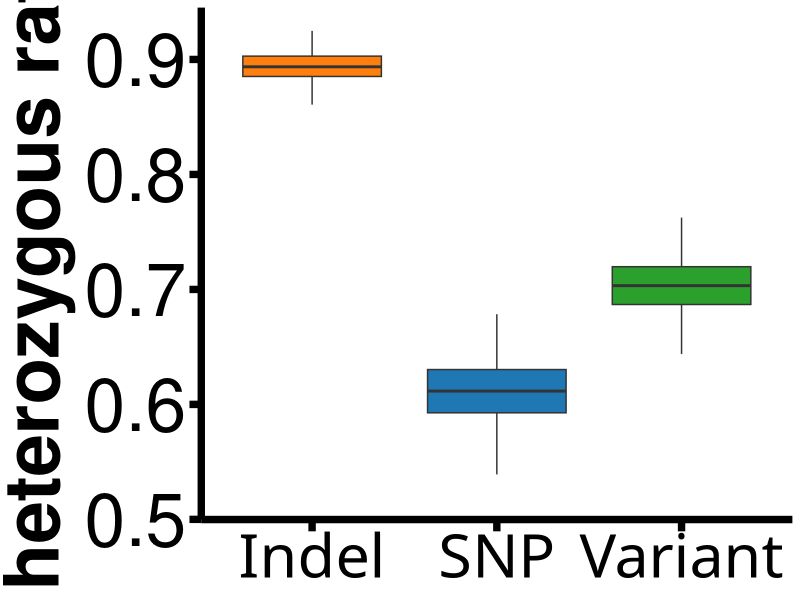
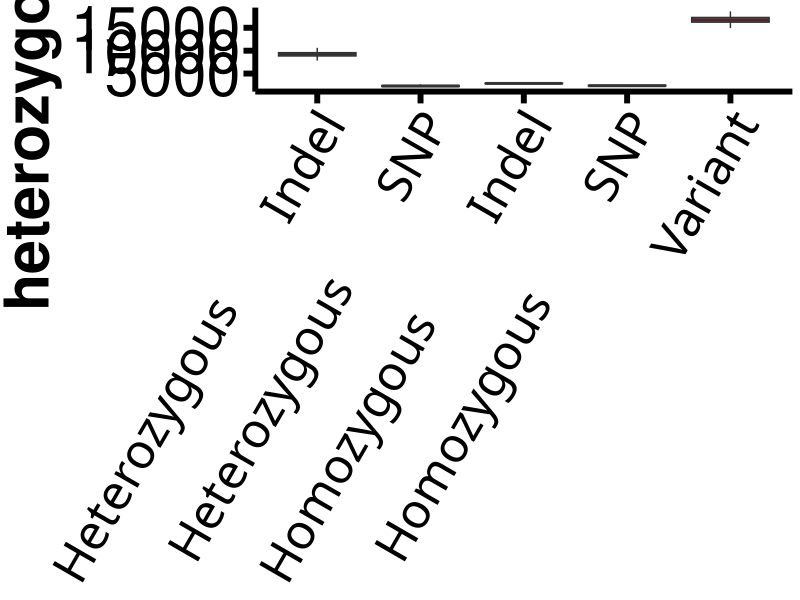
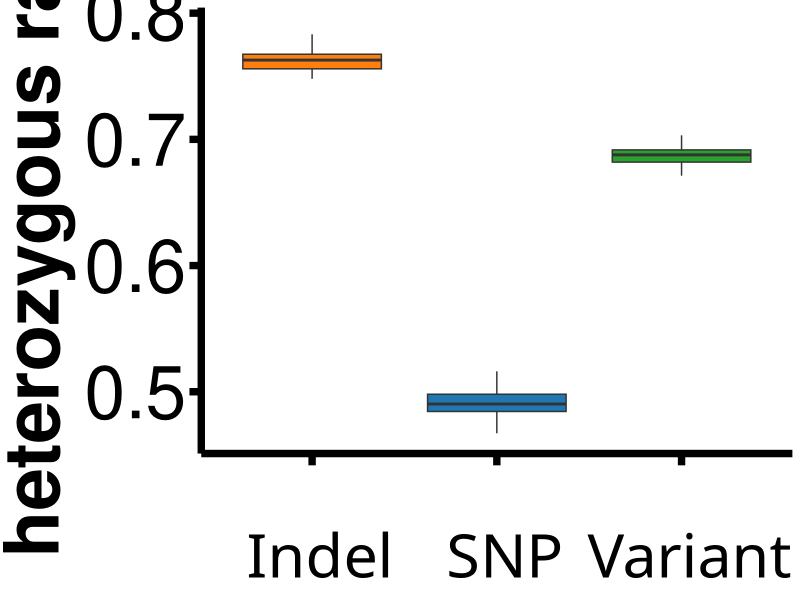
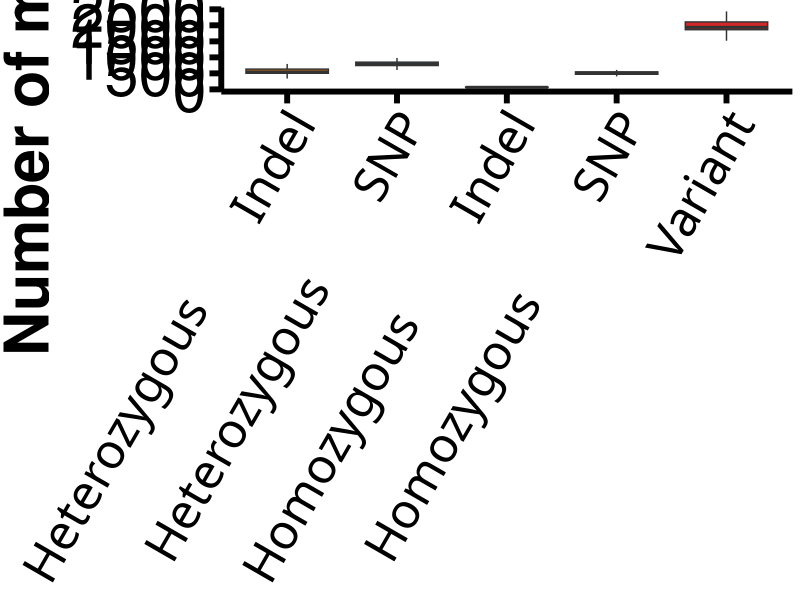
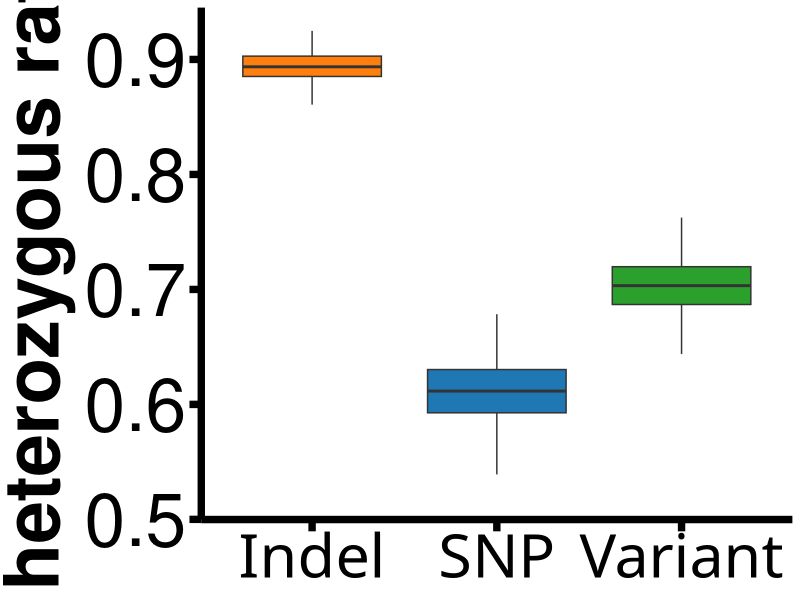
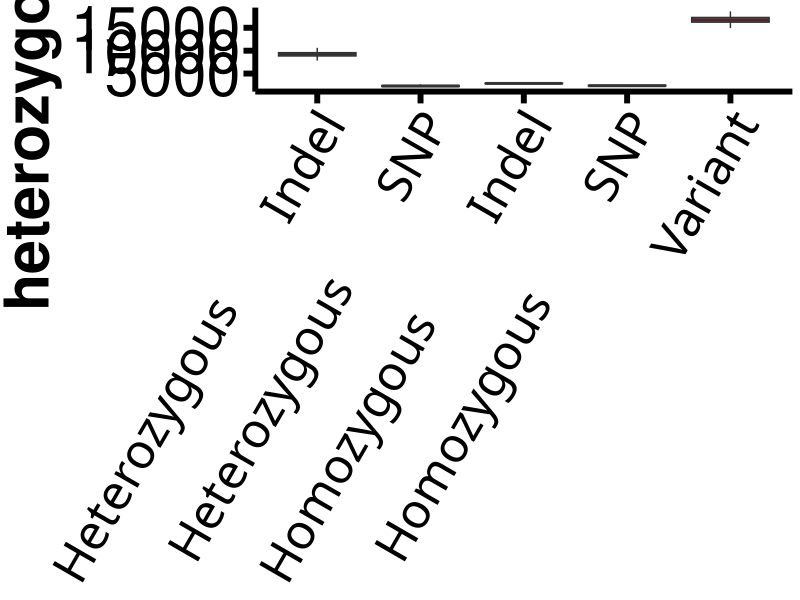
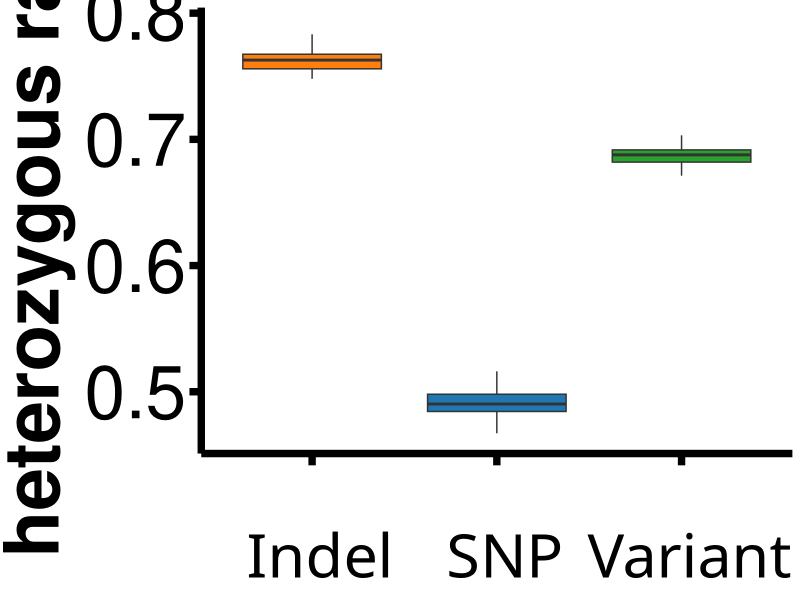

Write R code to recreate these figures, in order.
#!/usr/bin/env Rscript
# -- coding: utf-8 --
# author: zhaochichi github: https://github.com/chichizhao/clone_jzg22
# x0: heterozygous SNP, x1: homozygous SNP, x2: heterozygous Indel, x3: homozygous Indel, x4: variant in all

x0 <- c(851,832,894,776,801,981,888,791,977,771,746,813,755,606,556,729,870,874,920,741,667,664,850,894,732,783,805,1046,786,904,804,717,1109,708,816,734,675,906,792,727,862,760,753,751,780,803,754,785,730,776,787,773,747,809,824,885,849,731,704,901,851,735,742,757,749,730,791,815,931,777,846,815)
x1 <- c(461,473,505,506,445,554,520,466,463,502,561,462,547,518,513,513,559,596,604,494,488,515,579,522,491,548,544,609,516,563,495,455,551,462,452,482,447,546,562,551,524,579,593,539,462,471,541,556,501,423,543,516,562,494,505,479,516,463,406,532,499,471,449,478,476,458,436,564,510,521,524,503)
x2 <- c(618,586,606,513,507,776,649,531,689,566,571,556,608,294,251,419,645,795,723,520,346,377,629,611,482,529,708,680,507,741,504,486,677,490,468,522,419,727,566,521,573,620,513,564,503,596,503,605,568,547,490,493,499,524,549,664,670,504,340,708,645,544,516,544,576,509,502,656,731,489,547,675)
x3 <- c(61,59,72,63,60,83,82,66,56,61,61,58,68,60,61,63,71,72,78,66,60,61,74,76,60,54,70,88,75,78,73,68,82,60,59,60,52,84,72,73,68,74,77,66,64,66,70,73,58,61,70,61,73,61,63,65,74,52,57,74,72,72,66,72,51,66,58,69,74,64,71,58)
x4 <- c(2016,1979,2094,1896,1861,2404,2162,1908,2225,1938,1970,1929,2030,1519,1433,1772,2167,2395,2328,1870,1621,1659,2179,2135,1805,1938,2176,2434,1929,2338,1933,1775,2419,1793,1819,1850,1682,2308,2023,1940,2071,2103,2008,1975,1838,2036,1927,2065,1886,1865,1943,1877,1925,1927,1997,2112,2160,1787,1551,2250,2102,1876,1797,1908,1909,1802,1829,2139,2264,1902,2059,2099)
list1 <- list(x0,x1,x2,x3,x4)

# Load ggplot2 library
library(ggplot2)

# Create a data frame from the list of vectors
df <- data.frame(
  Group = rep(c("Heterozygous\tSNP", "Homozygous\tSNP", "Heterozygous\tIndel", "Homozygous\tIndel", "Variant"), each = length(x0)),
  Mutations = c(x0, x1, x2, x3, x4)
)

# Create the boxplot
p <- ggplot(df, aes(x = Group, y = Mutations, fill = Group)) +
    # set the outliner color as the fill
  geom_boxplot(outlier.shape = NA)+
  scale_fill_manual(values = c("#ff7f0e", "#1f77b4", "#2ca02c", "#9467bd", "#d62728")) +
  labs(
    title = NULL,
    y = "Number of mutations",
    x = NULL
  ) +
  theme(
    axis.title.x = element_text(size = rel(1.5), face = "bold"),
    axis.title.y = element_text(size = rel(4), face = "bold",vjust = 1.3),
    axis.text.x = element_text(size = rel(4), color = "black",offset(2),angle = 60, hjust = 1),
    axis.text.y = element_text(size = rel(5), color = "black"),
    axis.line = element_line(color = "black",offset(1),linewidth = 2),
    panel.background = element_rect(fill = "white", colour = "white", size = 1),
    axis.ticks.length = unit(0.3, "cm"),
    axis.ticks.x = element_line(color = "black",offset(1),linewidth = 2),
    axis.ticks.y = element_line(color = "black",offset(1),linewidth = 2)
  )+   guides(fill = FALSE)

# Save the plot
path <- "/home/chichi/data/jzg_22/"
ggsave(paste0(path, "boxplot_mut.svg"), p, width = 30, height = 40, units = "cm")
# x5: heterozygous SNP ratio, x6: heterozygous Indel ratio, x7: heterozygous variant ratio
x5 <- x0/(x0+x1)
x6 <- x2/(x2+x3)
x7 <- (x0+x2)/(x0+x1+x2+x3)

list2 <- list(x5,x6,x7)

df <- data.frame(
  Group = rep(c("SNP", "Indel", "Variant"), each = length(x0)),
  Mutations = c(x5, x6, x7)
)

p <- ggplot(df, aes(x = Group, y = Mutations, fill = Group)) +
  geom_boxplot(outlier.shape = NA)+
  scale_fill_manual(values = c("#ff7f0e", "#1f77b4", "#2ca02c")) +
  labs(
    title = NULL,
    y = "heterozygous rate",
    x = NULL
  ) +
  theme(
    axis.title.x = element_text(size = rel(2.5), face = "bold"),
    axis.title.y = element_text(size = rel(5), face = "bold",vjust = 1.3),
    axis.text.x = element_text(size = rel(5), color = "black",offset(2)),
    axis.text.y = element_text(size = rel(6), color = "black"),
    axis.line = element_line(color = "black",offset(1),linewidth = 2.5),
    panel.background = element_rect(fill = "white", colour = "white", size = 1),
    axis.ticks.length = unit(0.3, "cm"),
    axis.ticks.x = element_line(color = "black",offset(1),linewidth = 2.5),
    axis.ticks.y = element_line(color = "black",offset(1),linewidth = 2.5)
  )+   guides(fill = FALSE)
p
ggsave(paste0(path, "boxplot_mut2.svg"), p, width = 30, height = 40, units = "cm")

# x8: heterozygous SNP, x9: homozygous SNP, x10: heterozygous Indel, x11: homozygous Indel, x12: variant in all
x8 <- c(2332,2289,2398,2177,2379,2432,2319,2265,2470,2136,2263,2240,2206,2054,1909,2141,2319,2410,2384,2313,2164,2103,2286,2374,2085,2296,2304,2651,2245,2449,2332,2228,2547,2327,2201,2283,2188,2346,2379,2397,2259,2333,2361,2172,2289,2341,2176,2320,2160,2410,2382,2280,2322,2184,2493,2427,2309,2091,2115,2442,2224,2242,2184,2246,2237,2140,2160,2279,2592,2385,2475,2421)
x9 <- c(2327,2371,2417,2296,2291,2548,2459,2270,2359,2437,2392,2357,2378,2211,2148,2313,2423,2491,2584,2348,2317,2213,2521,2441,2265,2326,2426,2512,2314,2505,2290,2199,2533,2289,2340,2301,2279,2510,2407,2398,2403,2508,2484,2320,2362,2374,2306,2411,2330,2334,2349,2302,2428,2313,2424,2431,2414,2242,2172,2486,2460,2312,2337,2336,2304,2284,2297,2481,2533,2342,2320,2475)
x10 <- c(9382,9302,9684,9152,8869,10624,9560,8624,9587,9718,9276,8954,9520,7009,7166,7853,9996,10768,10347,9253,7998,8282,9619,9437,9003,9123,9967,9175,8879,9853,8708,8886,9602,8620,9280,9239,8146,10278,8709,8497,9228,9330,9431,9174,9366,8866,8588,9060,9017,8947,8762,8991,8619,9356,8821,10298,9564,9224,7968,10111,9655,9103,9044,9335,8857,7944,8871,9910,10521,8465,9455,9848)
x11 <- c(2805,2867,2959,2864,2868,2963,2897,2734,2876,2890,2856,2859,2839,2676,2585,2834,2876,2891,2959,2807,2661,2659,2923,2868,2772,2838,2802,2953,2772,2976,2811,2756,2934,2739,2846,2894,2734,2847,2850,2863,2874,2944,2859,2828,2869,2931,2859,2940,2833,2856,2840,2813,2861,2834,2913,2849,2852,2799,2661,2944,3037,2829,2854,2868,2849,2838,2881,2975,2916,2836,2817,3013)
x12 <- x8+x9+x10+x11
list3 <- list(x8,x9,x10,x11,x12)

df <- data.frame(
  Group = rep(c("Heterozygous\tSNP", "Homozygous\tSNP", "Heterozygous\tIndel", "Homozygous\tIndel", "Variant"), each = length(x0)),
    Mutations = c(x8, x9, x10, x11, x12)
)

p <- ggplot(df, aes(x = Group, y = Mutations, fill = Group)) +
  geom_boxplot(outlier.shape = NA)+
  scale_fill_manual(values = c("#ff7f0e", "#1f77b4", "#2ca02c", "#9467bd", "#d62728")) +
  labs(
    title = NULL,
    y = "heterozygous rate",
    x = NULL
  ) +
  theme(
    axis.title.x = element_text(size = rel(1.5), face = "bold"),
    axis.title.y = element_text(size = rel(4), face = "bold",vjust = 1.3),
    axis.text.x = element_text(size = rel(4), color = "black",offset(2),angle = 60, hjust = 1),
    axis.text.y = element_text(size = rel(5), color = "black"),
    axis.line = element_line(color = "black",offset(1),linewidth = 2),
    panel.background = element_rect(fill = "white", colour = "white", size = 1),
    axis.ticks.length = unit(0.3, "cm"),
    axis.ticks.x = element_line(color = "black",offset(1),linewidth = 2),
    axis.ticks.y = element_line(color = "black",offset(1),linewidth = 2)
  )+   guides(fill = FALSE)
p
ggsave(paste0(path, "boxplot_mut3.svg"), p, width = 30, height = 40, units = "cm")
# x13: heterozygous SNP ratio, x14: heterozygous Indel ratio, x15: heterozygous variant ratio
x13 <- x8/(x8+x9)
x14 <- x10/(x10+x11)
x15 <- (x8+x10)/(x8+x9+x10+x11)

list4 <- list(x13,x14,x15)

df <- data.frame(
  Group = rep(c("\n SNP", "\n Indel", "\n Variant"), each = length(x0)),
    Mutations = c(x13, x14, x15)
)

p <- ggplot(df, aes(x = Group, y = Mutations, fill = Group)) +
  geom_boxplot(outlier.shape = NA)+
  scale_fill_manual(values = c("#ff7f0e", "#1f77b4", "#2ca02c")) +
  labs(
    title = NULL,
    y = "heterozygous rate",
    x = NULL
  ) +
  theme(
    axis.title.x = element_text(size = rel(2.5), face = "bold"),
    axis.title.y = element_text(size = rel(5), face = "bold",vjust = 1.3),
    axis.text.x = element_text(size = rel(5), color = "black",offset(2)),
    axis.text.y = element_text(size = rel(6), color = "black"),
    axis.line = element_line(color = "black",offset(1),linewidth = 2.5),
    panel.background = element_rect(fill = "white", colour = "white", size = 1),
    axis.ticks.length = unit(0.3, "cm"),
    axis.ticks.x = element_line(color = "black",offset(1),linewidth = 2.5),
    axis.ticks.y = element_line(color = "black",offset(1),linewidth = 2.5)
  )+   guides(fill = FALSE)
p
ggsave(paste0(path, "boxplot_mut4.svg"), p, width = 30, height = 40, units = "cm")